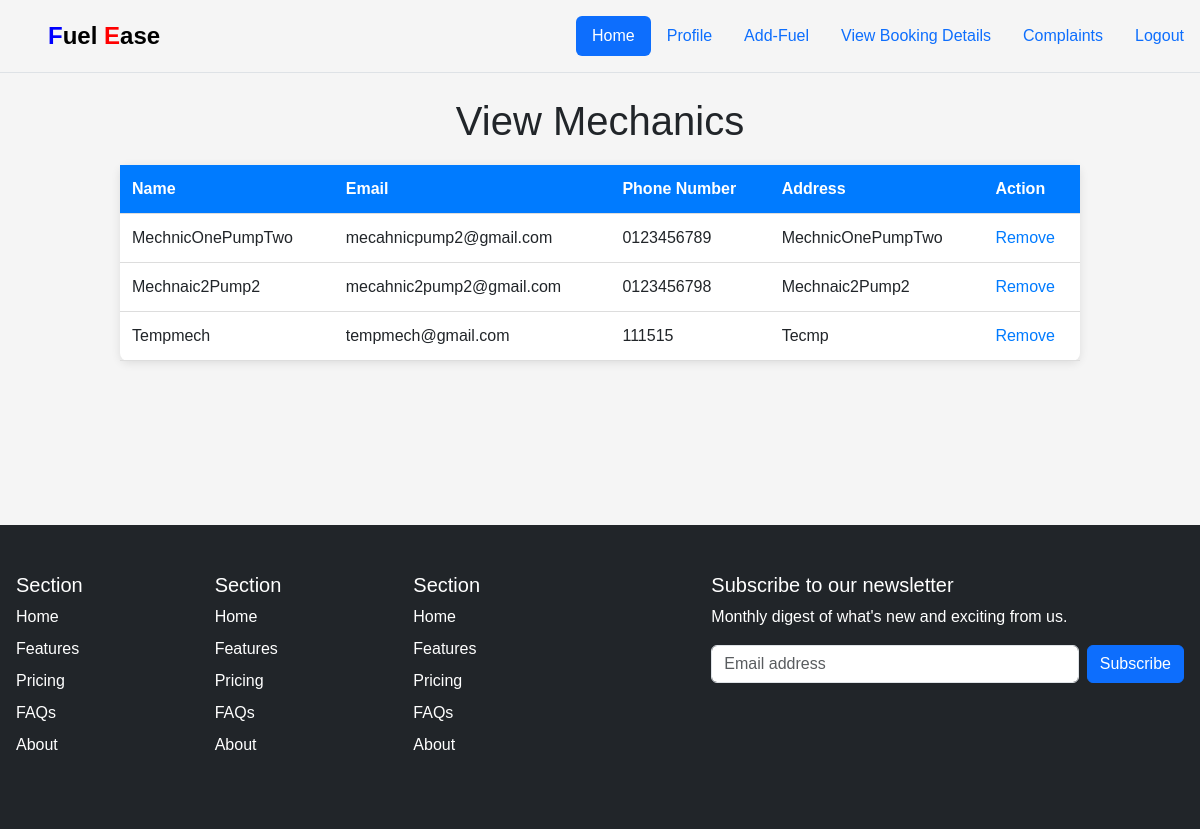
Screenshot of /Pump/view_pump_mechanics/ (signed in) with the database file from the repository.
### Pump/models.py (models this page shows)
class Mechanic(models.Model):
    name = models.CharField(max_length=100)
    phone_number = models.CharField(max_length=20)
    email = models.EmailField(unique=True)
    address = models.CharField(max_length=100)
    password = models.CharField(max_length=100)
    pumpId = models.ForeignKey(Pump, on_delete=models.CASCADE)
    status = models.BooleanField(default=False)

### Pump/views.py (the view)
# urls.py: path('view_pump_mechanics/', views.view_pump_mechanics, name='view_pump_mechanics'),
def view_pump_mechanics(request):
    pump_id = request.session.get('pid')
    if pump_id:
        try:
            pump = Pump.objects.get(pk=pump_id)
            mechanics = Mechanic.objects.filter(pumpId=pump)
            return render(request, 'Pump/View_Pump_Mechanics.html', {'mechanics': mechanics})
        except Pump.DoesNotExist:
            return redirect('Pump:add_mechanic')
    else:
        return redirect('Pump:add_mechanic')

### Pump/templates/Pump/View_Pump_Mechanics.html (shortened to what this page needs)
<!DOCTYPE html>
<html lang="en">
<head>
    <link href="https://cdn.jsdelivr.net/npm/bootstrap@5.3.3/dist/css/bootstrap.min.css" rel="stylesheet"
>
</head>
<body>
    <header class="d-flex flex-wrap justify-content-center py-3 mb-4 border-bottom">
        <a href="/"
            class="d-flex align-items-center mb-3 mb-md-0 me-md-auto link-body-emphasis text-decoration-none">
            <svg class="bi me-2" width="40" height="32">
                <use xlink:href="#bootstrap" />
            </svg>
            <span class="fs-4"><b><span style="color: blue;">F</span>uel <span style="color: rgb(255, 0, 0);">E</span>ase</b></span>
        </a>
        <ul class="nav nav-pills">
            <li class="nav-item"><a href="{% url 'Pump:Pump_home' %}" class="nav-link active" aria-current="page">Home</a></li>
            <li class="nav-item"><a href="{%url 'Pump:profile'%}" class="nav-link">Profile</a></li>
            <li class="nav-item"><a href="{%url 'Pump:add_fuel'%}" class="nav-link">Add-Fuel</a></li>
            <li class="nav-item"><a href="{% url 'Pump:view_booking_requests' %}" class="nav-link">View Booking Details</a></li>
            <li class="nav-item"><a href="{% url 'Pump:pump_complaint'%}" class="nav-link">Complaints</a></li>
            <li class="nav-item"><a href="{% url 'User:index' %}" class="nav-link">Logout</a></li>
        </ul>
    </header>
    <h1> View Mechanics</h1>
    <table>
        <thead>
            <tr>
                <th>Name</th>
                <th>Email</th>
                <th>Phone Number</th>
                <th>Address</th>
                <th>Action</th>
            </tr>
        </thead>
        <tbody>
            {% for mechanic in mechanics %}
                <tr>
                    <td>{{ mechanic.name }}</td>
                    <td>{{ mechanic.email }}</td>
                    <td>{{ mechanic.phone_number }}</td>
                    <td>{{ mechanic.address }}</td>
                    <td><a class="remove-link" href="{% url 'Pump:remove_mechanic' mechanic.id %}" onclick="update()">Remove</a></td>
                </tr>
            {% endfor %}
        </tbody>
    </table>
    <br><br><br><br><br><br>
    <footer class="py-5 text-bg-dark p-3">
        <div class="row">
            <div class="col-6 col-md-2 mb-3">
                <h5>Section</h5>
                <ul class="nav flex-column">
                    <li class="nav-item mb-2"><a href="#" class="nav-link p-0 text-bg-dark text-bg-white">Home</a></li>
                    <li class="nav-item mb-2"><a href="#" class="nav-link p-0 text-bg-dark">Features</a>
                    </li>
                    <li class="nav-item mb-2"><a href="#" class="nav-link p-0 text-bg-dark">Pricing</a>
                    </li>
                    <li class="nav-item mb-2"><a href="#" class="nav-link p-0 text-bg-dark">FAQs</a></li>
                    <li class="nav-item mb-2"><a href="#" class="nav-link p-0 text-bg-dark">About</a>
                    </li>
                </ul>
            </div>
            <div class="col-6 col-md-2 mb-3 ">
                <h5>Section</h5>
                <ul class="nav flex-column">
                    <li class="nav-item mb-2 "><a href="#" class="nav-link p-0 text-bg-dark">Home</a></li>
                    <li class="nav-item mb-2"><a href="#" class="nav-link p-0 text-bg-dark">Features</a>
                    </li>
                    <li class="nav-item mb-2"><a href="#" class="nav-link p-0 text-bg-dark">Pricing</a>
                    </li>
                    <li class="nav-item mb-2"><a href="#" class="nav-link p-0 text-bg-dark">FAQs</a></li>
                    <li class="nav-item mb-2"><a href="#" class="nav-link p-0 text-bg-dark">About</a>
                    </li>
                </ul>
            </div>
            <div class="col-6 col-md-2 mb-3 ">
                <h5>Section</h5>
                <ul class="nav flex-column">
                    <li class="nav-item mb-2"><a href="#" class="nav-link p-0  text-bg-dark ">Home</a></li>
                    <li class="nav-item mb-2"><a href="#" class="nav-link p-0 text-bg-dark">Features</a>
                    </li>
                    <li class="nav-item mb-2"><a href="#" class="nav-link p-0 text-bg-dark">Pricing</a>
                    </li>
                    <li class="nav-item mb-2"><a href="#" class="nav-link p-0 text-bg-dark">FAQs</a></li>
                    <li class="nav-item mb-2"><a href="#" class="nav-link p-0 text-bg-dark">About</a>
                    </li>
                </ul>
            </div>
            <div class="col-md-5 offset-md-1 mb-3">
                <form>
                    <h5>Subscribe to our newsletter</h5>
                    <p>Monthly digest of what's new and exciting from us.</p>
                    <div class="d-flex flex-column flex-sm-row w-100 gap-2">
                        <input id="newsletter1" type="text" class="form-control" placeholder="Email address">
                        <button class="btn btn-primary" type="button">Subscribe</button>
                    </div>
                </form>
            </div>
        </div>
    </footer>
</body>
</html>

### Pump/templates/Pump/View_Pump_Mechanics.html (style rules this page uses)
body { font-family: Arial, sans-serif; background-color: #f5f5f5; }
h1 { text-align: center; margin-top: 20px; }
table { width: 80%; margin: 20px auto; border-collapse: collapse; background-color: #fff; border-radius: 8px; box-shadow: 0 2px 10px rgba(0, 0, 0, 0.1); }
th, td { padding: 12px; text-align: left; border-bottom: 1px solid #ddd; }
th { background-color: #007bff; color: #fff; }
.remove-link { color: #007bff; text-decoration: none; }

### rows the page displays
Mechanic: name "MechnicOnePumpTwo", email "mecahnicpump2@gmail.com", phone_number "0123456789", address "MechnicOnePumpTwo"
Mechanic: name "Mechnaic2Pump2", email "mecahnic2pump2@gmail.com", phone_number "0123456798", address "Mechnaic2Pump2"
Mechanic: name "Tempmech", email "tempmech@gmail.com", phone_number "111515", address "Tecmp"
